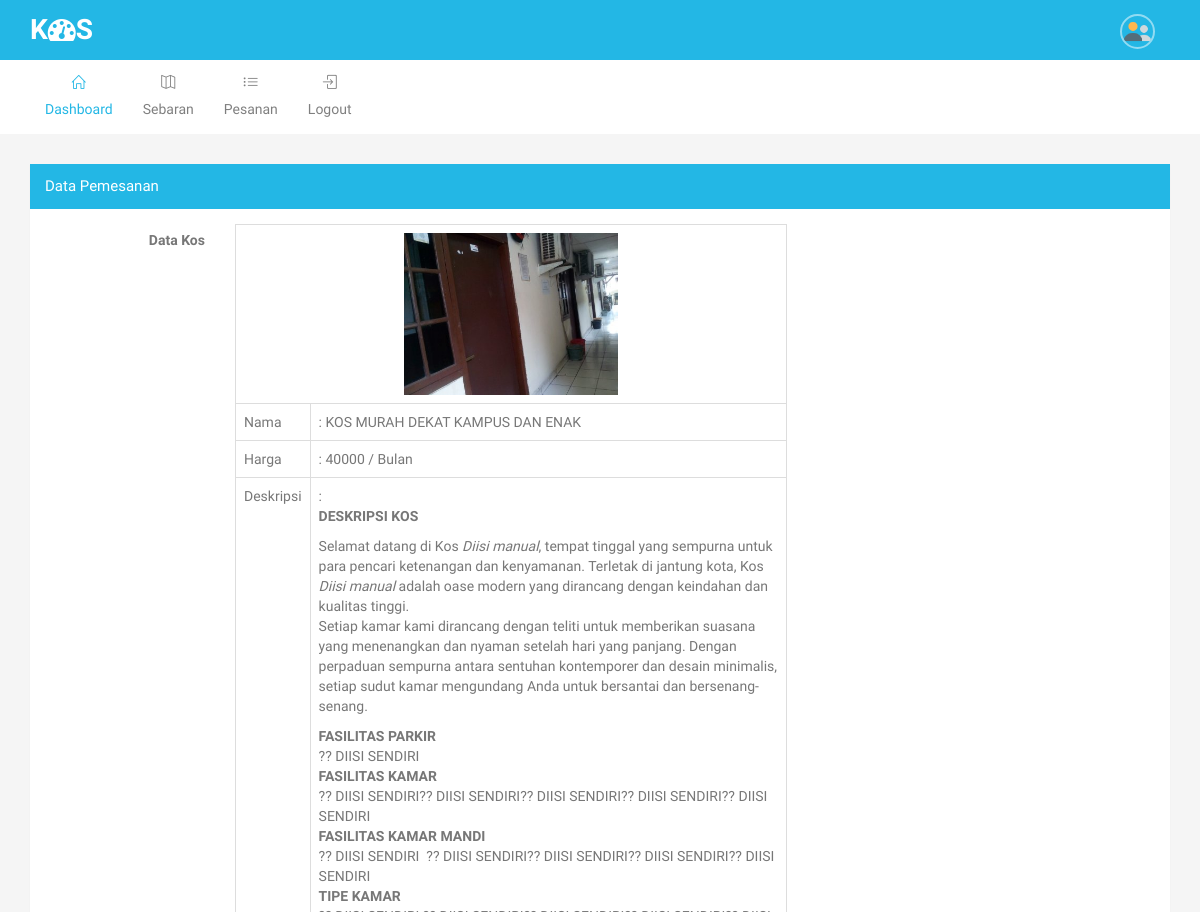
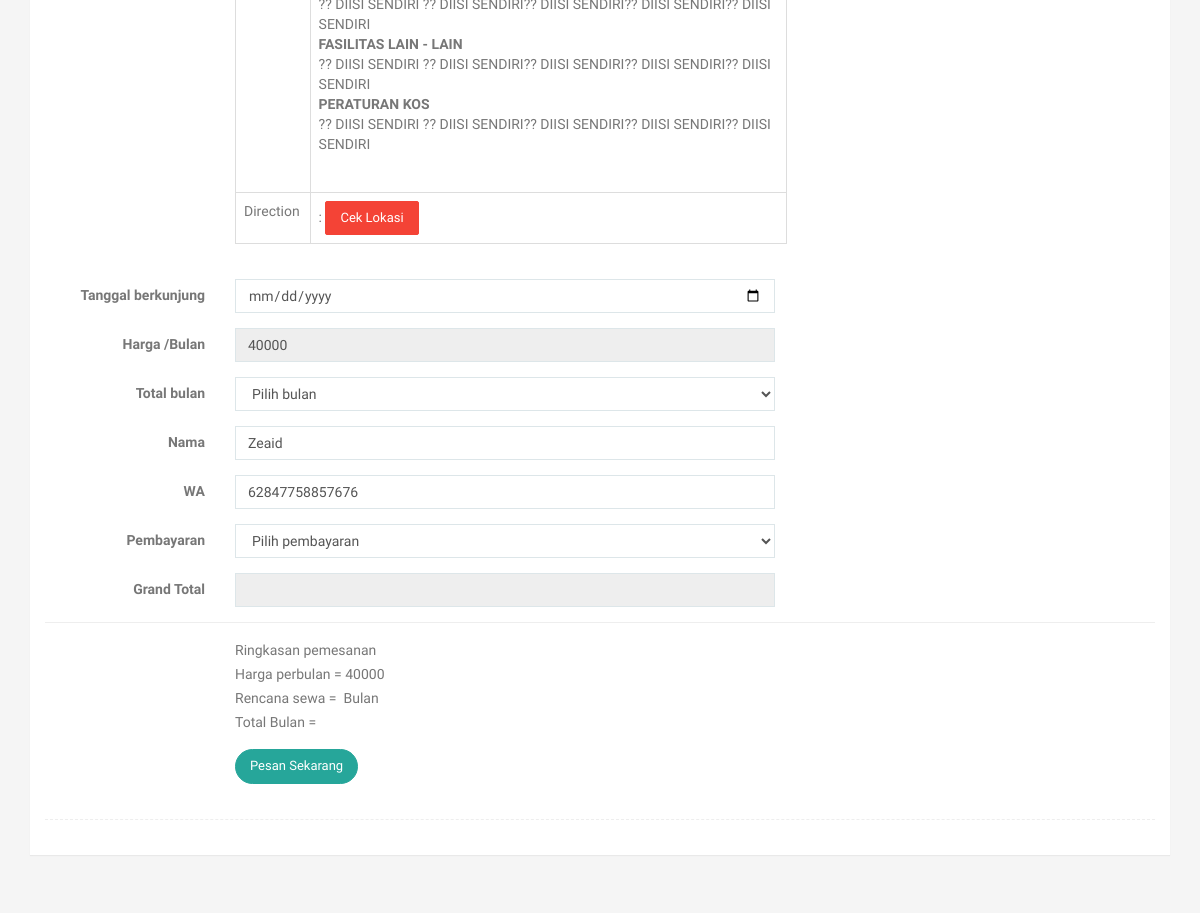
The page /pemesanan/2 (signed in) on the database as committed earlier (2 pictures, top to bottom).
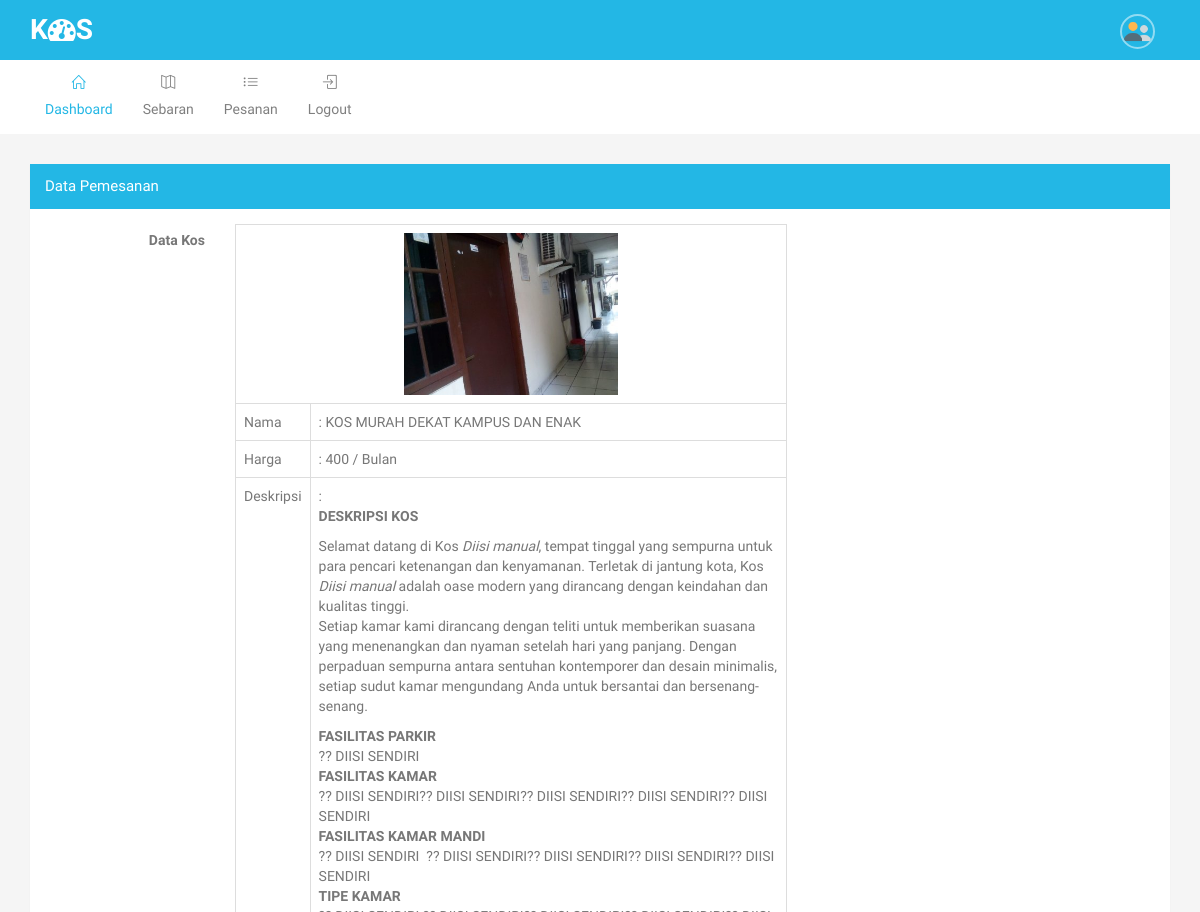
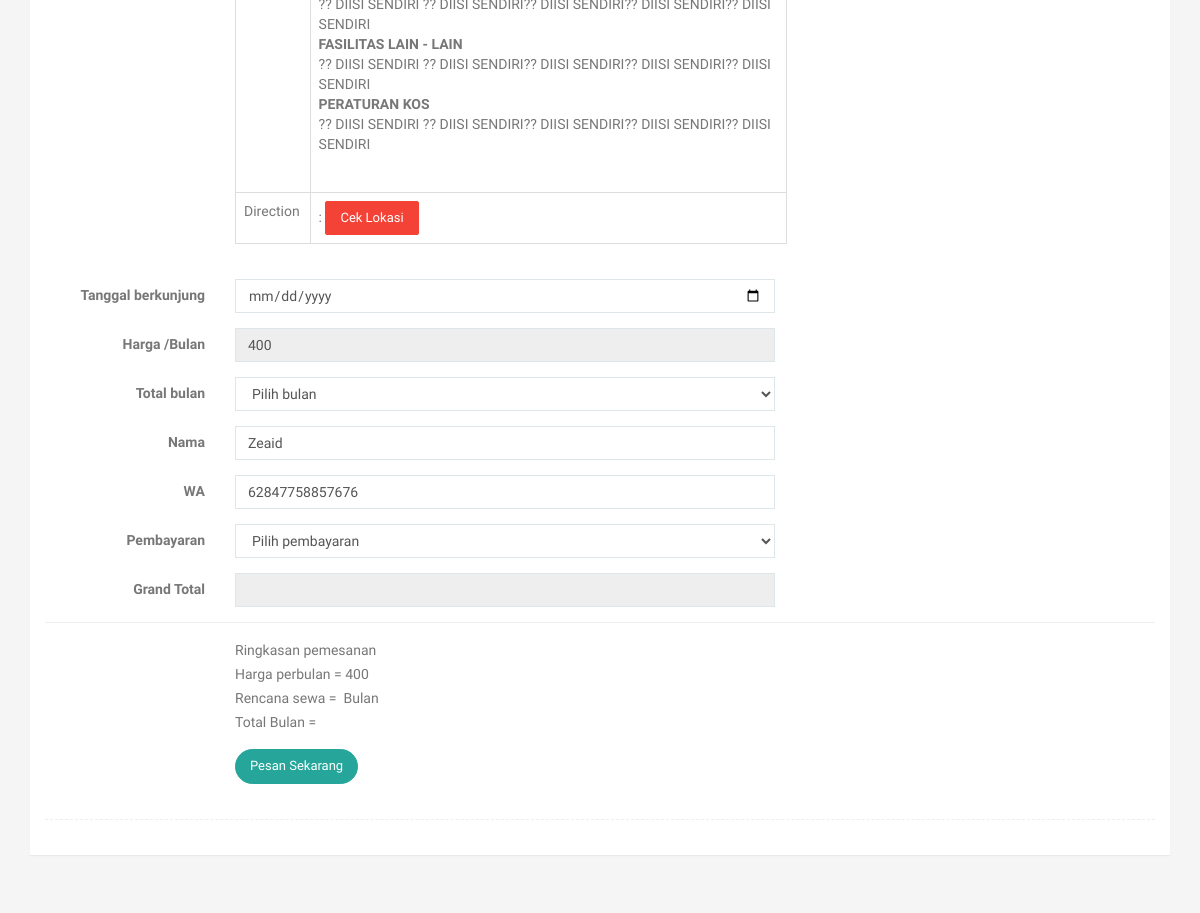
The same page on the database as committed later (2 pictures, top to bottom).
### tables this page shows
CREATE TABLE `m_kos` (
  `id` int(11) NOT NULL,
  `kode` varchar(24) NOT NULL,
  `nama` text NOT NULL,
  `id_mitra` int(11) NOT NULL,
  `harga` int(11) NOT NULL,
  `deskripsi` text NOT NULL,
  `alamat` text NOT NULL,
  `lat` text NOT NULL,
  `lng` text NOT NULL,
  `gambar` text NOT NULL,
  `gambar2` text NOT NULL,
  `gambar3` text NOT NULL
);

### config/koneksi.php (called while the page is built, shortened)
<?php
$base_url = "http://localhost/pencarian_kos/";
?>

### pages/pemesanan.php (the view, shortened to what the changed rows need)
 <?php
 $id = $_REQUEST['id'];
 ?>
 <div class="row">
    <div class="col-sm-12">
        <div class="panel panel-primary">
            <div class="panel-heading">
                Data pemesanan
            </div>
            <div class="panel-body">
                <form method="POST" action="<?php echo $base_url ?>act_pemesanan" class="form-horizontal" enctype="multipart/form-data">
                    <fieldset>
                       <div class="form-group">
                        <label class="col-sm-2 control-label">Data Kos</label>
                        <div class="col-sm-10">
                            <?php
                            $res = mysqli_query($conn,"SELECT * FROM m_kos WHERE id='".$id."'");
                            $dt = mysqli_fetch_array($res);
                            ?>
                            <table style="width: 60%" class="table table-bordered">
                                <tr>
                                    <td colspan="2" style="text-align: center;">
                                        <img src="<?php echo $base_url; ?>upload/<?php echo $dt['gambar']; ?>" style="width:40%; height: 30%">
                                    </td>
                                </tr>
                                <tr>
                                    <td>Nama</td>
                                    <td>: <?php echo $dt['nama']; ?></td>
                                </tr>
                                <tr>
                                    <td>Harga</td>
                                    <td>: <?php echo $dt['harga']; ?> / Bulan</td>
                                </tr>
                                <tr>
                                    <td>Deskripsi</td>
                                    <td>: <?php echo $dt['deskripsi']; ?></td>
                                </tr>
                                <tr>
                                    <td>Direction</td>
                                    <td>: <a href="https://www.google.com/maps/dir/?api=1&origin=Current+Location&destination=<?php echo $dt['lat']; ?>,<?php echo $dt['lng']; ?>" target="_blank" class="btn btn-danger">Cek Lokasi</a></td>
                                </tr>
                            </table>
                        </div>
                    </div>
                    <div class="form-group">
                        <label class="col-sm-2 control-label">Tanggal berkunjung</label>
                        <div class="col-sm-6">
                            <input type="date" class="form-control" name="tgl_berkunjung" required="">
                        </div>
                    </div>
                    <div class="form-group">
                        <label class="col-sm-2 control-label">Harga /Bulan</label>
                        <div class="col-sm-6">
                            <input type="integer" readonly="" class="form-control" id="harga_bulan" name="harga_bulan" value="<?php echo $dt['harga']; ?>" required="">
                        </div>
                    </div>
                    <div class="form-group">
                        <label class="col-sm-2 control-label">Total bulan</label>
                        <div class="col-sm-6">
                            <select class="form-control" name="total" id="total_bulan" onchange="total_hitung();" required="">
                                <option value="">Pilih bulan</option>
                            </select>
                        </div>
                    </div>
                    <div class="form-group">
                        <label class="col-sm-2 control-label">Nama</label>
                        <div class="col-sm-6">
                            <input type="text" class="form-control" name="nama" value="<?php echo $_SESSION['nama']; ?>" required="">
                        </div>
                    </div>
                    <div class="form-group">
                        <label class="col-sm-2 control-label">WA</label>
                        <div class="col-sm-6">
                            <input type="text" class="form-control" name="hp" value="<?php echo $_SESSION['user_detail']['hp']; ?>" required="">
                        </div>
                    </div>
                     <div class="form-group">
                        <label class="col-sm-2 control-label">Pembayaran</label>
                        <div class="col-sm-6">
                            <select class="form-control" name="pembayaran" required="">
                                <option value="">Pilih pembayaran</option>
                            </select>
                        </div>
                    </div>
                     <div class="form-group">
                        <label class="col-sm-2 control-label">Grand Total</label>
                        <div class="col-sm-6">
                            <input type="text" readonly="" class="form-control" name="grand_total" id="grand_total2" required="">
                        </div>
                    </div>
                    <hr>
                    <div class="form-group">
                        <label class="col-sm-2 control-label"></label>
                        <div class="col-sm-6">
                          Ringkasan pemesanan <br>
                          Harga perbulan = <?php echo $dt['harga']; ?> <br>
                          Rencana sewa = <label id="rencana_bulan"></label> Bulan <br>
                          Total Bulan = <label id="grand_total"></label>
                      </div>
                  </div>
                  <div class="form-group">
                    <label class="col-sm-2 control-label"></label>
                    <div class="col-sm-6">
                        <button class="btn btn-teal btn-rounded" type="submit" name="simpan">Pesan Sekarang</button>
                    </div>
                </div>
            </fieldset>
        </form>
    </div>
</div>
</div>
</div>

Rows that differ between the two databases and show on the page:
changed m_kos "KOS MURAH DEKAT KAMPUS DAN ENAK": harga "40000" → "400"; harga_bulan "40000" → "400"
